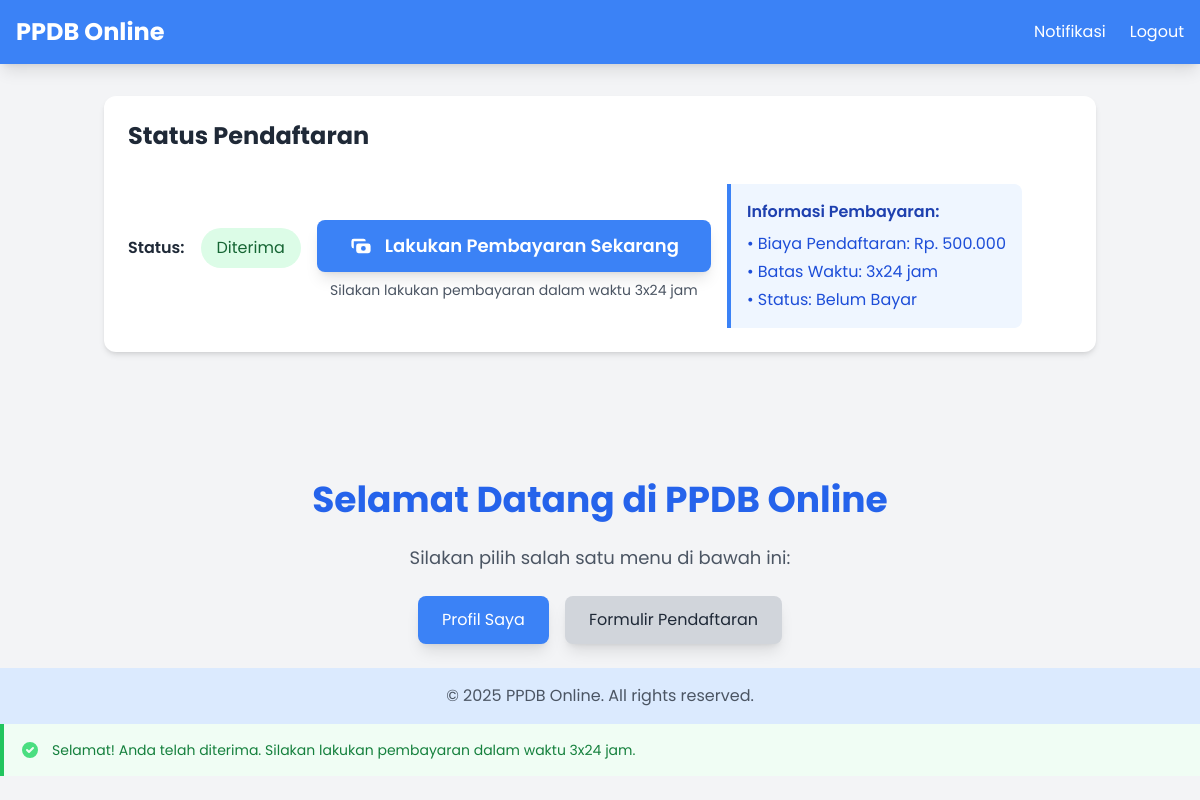
Before: /dashboard (signed in) with the older database file.
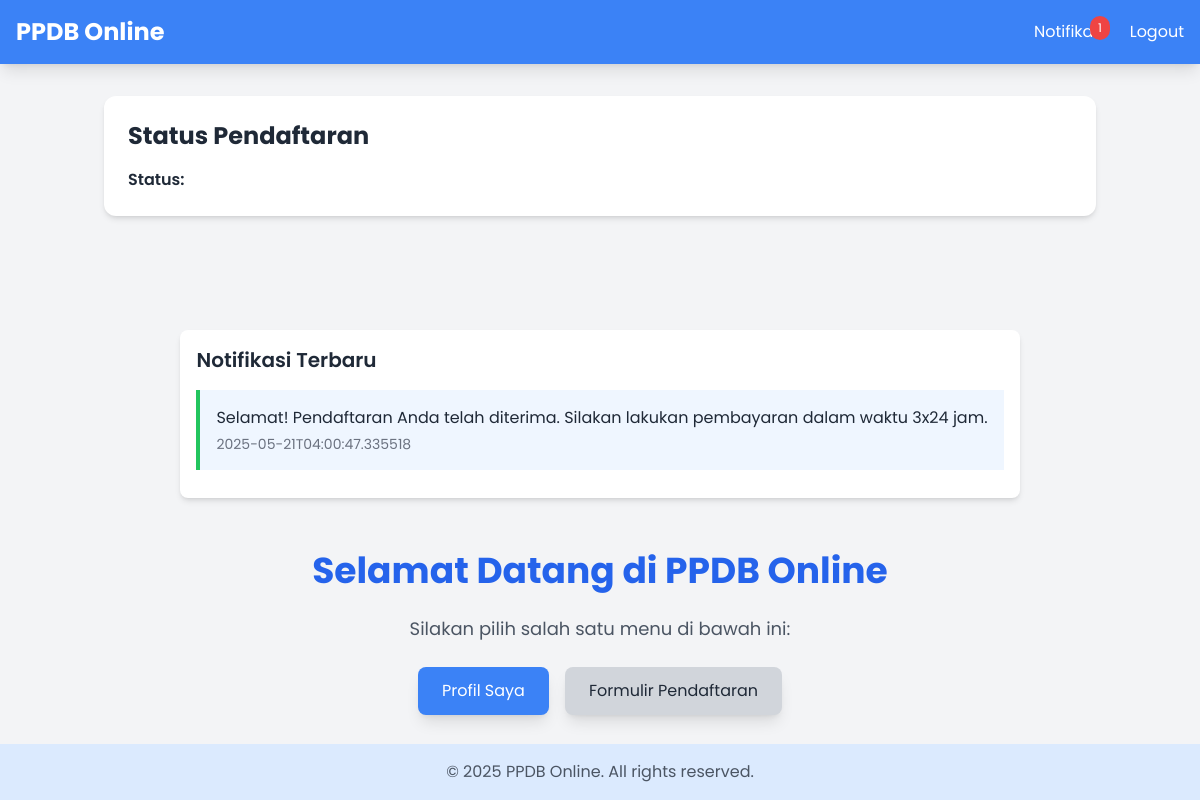
After: the same page with the newer database file.
### app/models.py (models this page shows, shortened)
class StudentForm(db.Model):
    __tablename__ = 'student_forms'
    id = db.Column(db.Integer, primary_key=True)
    user_id = db.Column(db.Integer, db.ForeignKey('users.id'), nullable=False)
    full_name = db.Column(db.String(100), nullable=False)
    gender = db.Column(db.String(1), nullable=False)
    birth_place = db.Column(db.String(100), nullable=False)
    birth_date = db.Column(db.Date, nullable=False)
    religion = db.Column(db.String(20), nullable=False)
    nisn = db.Column(db.String(20), nullable=False)
    father_name = db.Column(db.String(100), nullable=False)
    mother_name = db.Column(db.String(100), nullable=False)
    parent_phone = db.Column(db.String(15), nullable=False)
    parent_occupation = db.Column(db.String(100), nullable=False)
    address = db.Column(db.Text, nullable=False)
    previous_school = db.Column(db.String(100), nullable=False)
    achievement_file = db.Column(db.String(255), nullable=True)
    status = db.Column(db.String(20), default='Menunggu')
    payment_proof = db.Column(db.String(255), nullable=True)
    payment_status = db.Column(db.String(20), default='Belum Bayar')
    created_at = db.Column(db.DateTime, default=datetime.utcnow)
    user = db.relationship('User', backref='forms')
    accepted_record = db.relationship('AcceptedStudent', backref='form',
                                    uselist=False, cascade='all, delete-orphan')
    rejected_record = db.relationship('RejectedStudent', backref='form',
                                    uselist=False, cascade='all, delete-orphan')
    spp_payments = db.relationship('PaymentSPP', backref='student',
                                 lazy='dynamic', cascade='all, delete-orphan')

### app/routes/main.py (the view)
@main_bp.route('/dashboard')
@login_required
def dashboard():
    user_form = StudentForm.query.filter_by(user_id=current_user.id).first()
    notifications = current_user.notifications or []
    unread_notifications = [n for n in notifications if not n.get('read', False)]
    payment_required = False
    if user_form and user_form.status == "Menunggu Pembayaran":
        payment_required = True
    return render_template(
        'dashboard.html',
        user=current_user,
        form=user_form,
        notifications=unread_notifications,
        payment_required=payment_required
    )

### app/templates/dashboard.html (shortened to what the changed rows need)
<!DOCTYPE html>
<html lang="id">
<head>
    <script src="https://cdn.tailwindcss.com"></script>
</head>
<body class="bg-gray-100 text-gray-800 min-h-screen flex flex-col">
    <nav class="bg-blue-500 shadow-lg">
        <div class="max-w-7xl mx-auto px-4">
            <div class="flex justify-between items-center py-4">
                <div class="hidden md:flex space-x-6">
                    <a href="{{ url_for('main.notifications') }}" class="text-white hover:text-gray-200 relative">
                        Notifikasi
                        {% if current_user.notifications and current_user.notifications|selectattr('read', 'equalto', false)|list|length > 0 %}
                            <span class="absolute -top-1 -right-1 bg-red-500 text-white text-xs px-2 py-1 rounded-full">
                                {{ current_user.notifications|selectattr('read', 'equalto', false)|list|length }}
                            </span>
                        {% endif %}
                    </a>
                </div>
            </div>
        </div>
    </nav>
    <div class="flex-grow container mx-auto px-4 py-8">
        {% if current_user.has_submitted_form %}
        <div class="bg-white rounded-xl shadow-md p-6 mb-6">
            <h2 class="text-2xl font-bold text-gray-800 mb-4">Status Pendaftaran</h2>
            {% if form %}
                <div class="space-y-6">
                    <div class="flex items-center gap-4">
                        <span class="font-semibold">Status:</span>
                        {% if form.status == "Menunggu" %}
                            <span class="bg-yellow-100 text-yellow-800 px-4 py-2 rounded-full">
                                Sedang Diverifikasi
                            </span>
                        {% elif form.status == "Menunggu Pembayaran" %}
                            <span class="bg-green-100 text-green-800 px-4 py-2 rounded-full">
                                Diterima
                            </span>
                            <div class="mt-6 text-center">
                                <a href="{{ url_for('main.payment_info') }}"
                                   class="inline-flex items-center justify-center bg-blue-500 hover:bg-blue-600 text-white text-lg font-semibold px-8 py-3 rounded-lg shadow-lg transform transition-all hover:-translate-y-1">
                                    <svg xmlns="http://www.w3.org/2000/svg" class="h-6 w-6 mr-3" viewBox="0 0 20 20" fill="currentColor">
                                        <path fill-rule="evenodd" d="M4 4a2 2 0 00-2 2v4a2 2 0 002 2V6h10a2 2 0 00-2-2H4zm2 6a2 2 0 012-2h8a2 2 0 012 2v4a2 2 0 01-2 2H8a2 2 0 01-2-2v-4zm6 4a2 2 0 100-4 2 2 0 000 4z" clip-rule="evenodd"/>
                                    </svg>
                                    Lakukan Pembayaran Sekarang
                                </a>
                                <p class="text-sm text-gray-600 mt-2">
                                    Silakan lakukan pembayaran dalam waktu 3x24 jam
                                </p>
                            </div>
                            <div class="bg-blue-50 border-l-4 border-blue-500 p-4 mt-4 rounded-r-lg">
                                <h3 class="font-semibold text-blue-800">Informasi Pembayaran:</h3>
                                <ul class="mt-2 space-y-1 text-blue-700">
                                    <li>• Biaya Pendaftaran: Rp. 500.000</li>
                                    <li>• Batas Waktu: 3x24 jam</li>
                                    <li>• Status: {{ form.payment_status }}</li>
                                </ul>
                            </div>
                        {% elif form.status == "Ditolak" %}
                            <span class="bg-red-100 text-red-800 px-4 py-2 rounded-full">
                                Ditolak
                            </span>
                        {% endif %}
                    </div>
                </div>
            {% endif %}
        </div>
        {% endif %}
    </div>
    {% if current_user.notifications %}
    <div class="max-w-4xl mx-auto mb-6 px-4">
        <div class="bg-white rounded-lg shadow-md p-4">
            <h2 class="text-xl font-semibold text-gray-800 mb-4">Notifikasi Terbaru</h2>
            {% for notification in current_user.notifications[-3:] %}
            <div class="border-l-4 {% if notification.type == 'acceptance' %}border-green-500{% else %}border-red-500{% endif %} p-4 mb-3 {% if not notification.read %}bg-blue-50{% endif %}">
                <p class="text-gray-800">{{ notification.message }}</p>
                <p class="text-sm text-gray-500 mt-1">{{ notification.timestamp }}</p>
            </div>
            {% endfor %}
        </div>
    </div>
    {% endif %}
    <div class="flex-grow flex items-center justify-center">
        <div class="max-w-4xl mx-auto text-center">
            <h1 class="text-4xl font-bold text-blue-600 mb-6">Selamat Datang di PPDB Online</h1>
        </div>
    </div>
    {% if form and form.status == "Menunggu Pembayaran" %}
        <div class="bg-green-50 border-l-4 border-green-500 p-4 mb-6">
            <div class="flex">
                <div class="flex-shrink-0">
                    <svg class="h-5 w-5 text-green-400" viewBox="0 0 20 20" fill="currentColor">
                        <path fill-rule="evenodd" d="M10 18a8 8 0 100-16 8 8 0 000 16zm3.707-9.293a1 1 0 00-1.414-1.414L9 10.586 7.707 9.293a1 1 0 00-1.414 1.414l2 2a1 1 0 001.414 0l4-4z" clip-rule="evenodd"/>
                    </svg>
                </div>
                <div class="ml-3">
                    <p class="text-sm text-green-700">
                        Selamat! Anda telah diterima. Silakan lakukan pembayaran dalam waktu 3x24 jam.
                    </p>
                </div>
            </div>
        </div>
    {% endif %}
</body>
</html>

Changed rows visible on the page:
no longer on this page (row edited): StudentForm: payment_status "Belum Bayar"
Other visible differences:
text no longer shown: "Diterima Lakukan Pembayaran Sekarang Silakan lakukan pembayaran dalam waktu 3x24 jam Informasi Pembayaran: • Biaya Pendaftaran: Rp. 500.000 • Batas Waktu: 3x24 jam • Status: Selamat! Anda telah diterima. Silakan lakukan pembayaran dalam waktu 3x24 jam."
text now shown: "1 Notifikasi Terbaru"
new list line: "Selamat! Pendaftaran Anda telah diterima. Silakan lakukan pembayaran dalam waktu 3x24 jam. 2025-05-21T04:00:47.335518"
